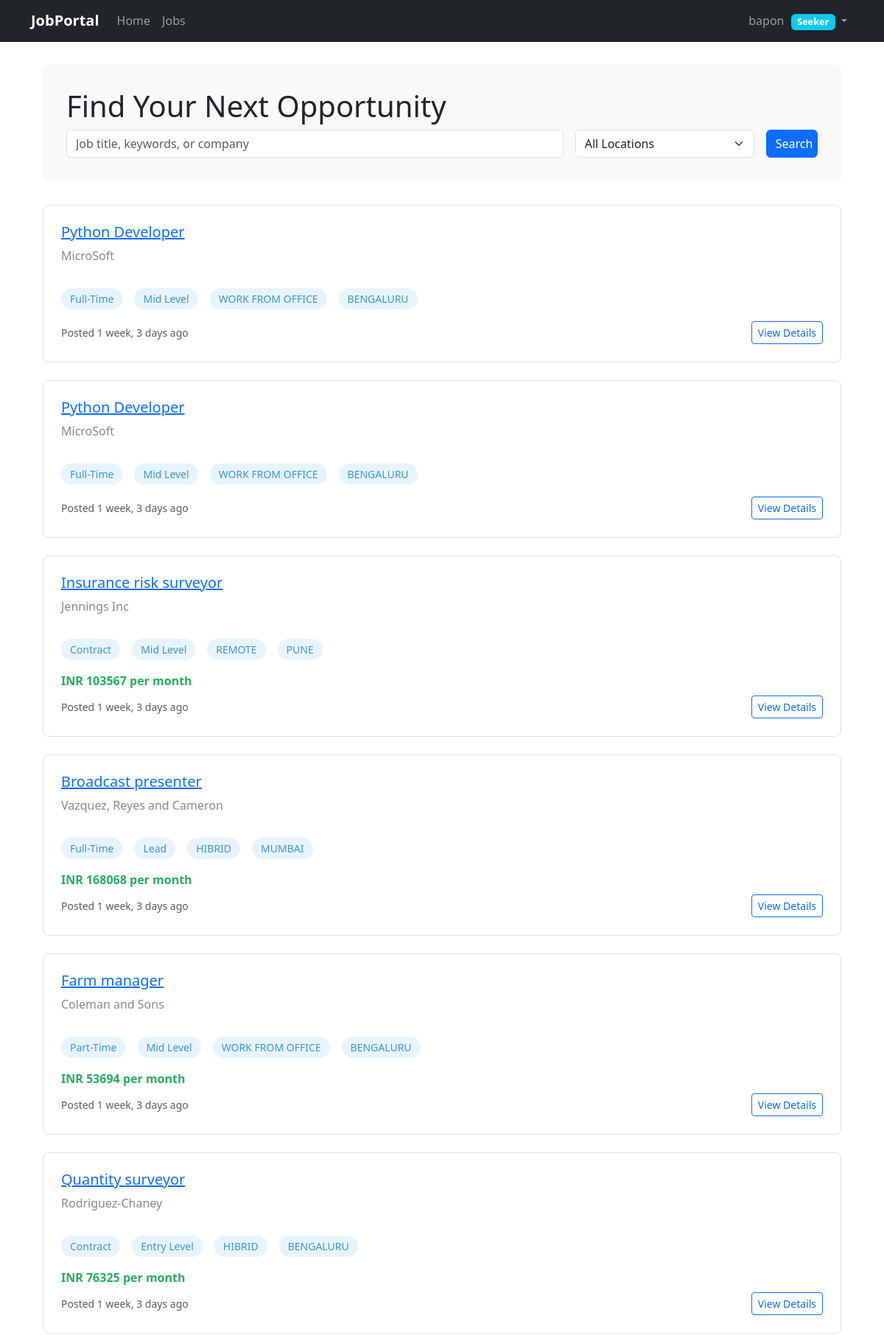
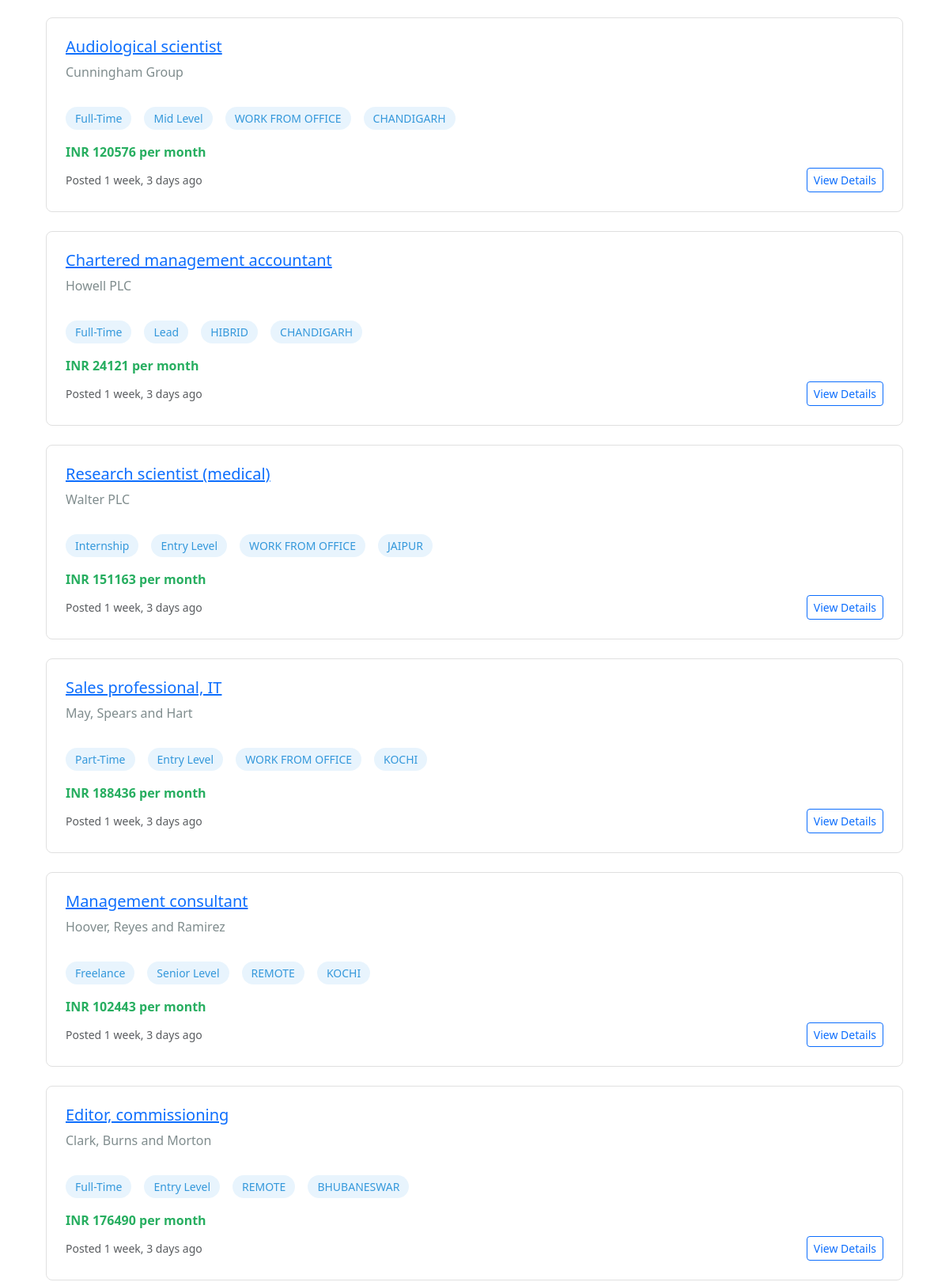
The app's page /jobs/ (signed in, upper part) with its own data (2 pictures, top to bottom).
### profiles/models.py (models this page shows)
class Profile(models.Model):
    class Role(models.TextChoices):
        poster='POSTER',_('Poster')
        seeker='SEEKER',_('Seeker')
    user=models.OneToOneField(User,on_delete=models.CASCADE,related_name='Profile')
    role=models.CharField(choices=Role.choices,default=Role.seeker)

### jobs/models.py (models this page shows, shortened)
class Job(models.Model):
    class ExperienceLevel(models.TextChoices):
        ENTRY = 'ENTRY', _('Entry Level')
        MID = 'MID', _('Mid Level')
        SENIOR = 'SENIOR', _('Senior Level')
        LEAD = 'LEAD', _('Lead')
        EXECUTIVE = 'EXEC', _('Executive')
    class Mode(models.TextChoices):
        REMOTE = 'REMOTE', _('Remote')
        HIBRID = 'HIBRID', _('Hibrid')
        WORK_FROM_OFFICE = 'WORK FROM OFFICE', _('Work From Office')
    company_name=models.CharField(max_length=150,default='MicroSoft')
    poster = models.ForeignKey(User, on_delete=models.CASCADE, related_name='posted_jobs')
    title = models.CharField(max_length=200)
    slug=AutoSlugField(populate_from="title",unique=True)
    description = models.TextField()
    requirements = models.TextField()
    location = models.CharField(max_length=100,choices=Location.choices,default=Location.BENGALURU)
    salary = models.DecimalField(max_digits=10, decimal_places=2, null=True, blank=True)
    salary_currency = models.CharField(max_length=3, default='INR')
    category = models.CharField(max_length=100,choices=JobCategory.choices,default=JobCategory.SOFTWARE_ENGINEERING)
    job_type = models.CharField(max_length=100,choices=JobType.choices,default=JobType.FULL_TIME)
    experience_level = models.CharField(
        max_length=30,
        choices=ExperienceLevel.choices,
        default=ExperienceLevel.MID
    )
    mode=models.CharField(max_length=100,choices=Mode.choices,default=Mode.WORK_FROM_OFFICE)
    application_deadline = models.DateField(null=True, blank=True)
    is_active = models.BooleanField(default=True)
    created_at = models.DateTimeField(auto_now_add=True)
    updated_at = models.DateTimeField(auto_now=True)
    class Meta:
        ordering = ['-created_at']
        indexes = [
            models.Index(fields=['-created_at']),
            models.Index(fields=['is_active']),
        ]

### jobs/views.py (the view)
# urls.py: path('',ListJobsView.as_view(),name='list'),
class ListJobsView(generic.ListView):
    model=Job
    template_name='job/job_list.html'

### templates/job/job_list.html (shortened to what this page needs)
{% extends 'base.html' %}
{% load static %}
{% block content %}
<div class="job-list-container">
    <div class="job-search-header">
        <h1>Find Your Next Opportunity</h1>
        <form method="get" class="row g-3">
            <div class="col-md-8">
                <input type="text" name="q" class="form-control" placeholder="Job title, keywords, or company" value="{{ request.GET.q }}">
            </div>
            <div class="col-md-3">
                <select name="location" class="form-select">
                    <option value="">All Locations</option>
                </select>
            </div>
            <div class="col-md-1">
                <button type="submit" class="btn btn-primary w-100">Search</button>
            </div>
        </form>
    </div>
    {% if job_list %}
        <div class="job-listings">
            {% for job in job_list %}
                <div class="job-card">
                    <div class="d-flex justify-content-between align-items-start">
                        <div>
                            <h2 class="job-title">
                                <a href="/jobs/{{job.slug}}/">{{ job.title }}</a>
                            </h2>
                            <p class="company-name">{{ job.company_name }}</p>
                        </div>
                    </div>
                    <div class="job-meta">
                        <span class="job-tag">{{ job.get_job_type_display }}</span>
                        <span class="job-tag">{{ job.get_experience_level_display }}</span>
                        {% if job.mode %}
                            <span class="job-tag">{{job.mode}}</span>
                        {% endif %}
                        {% if job.location %}
                            <span class="job-tag"> {{ job.location }}</span>
                        {% endif %}
                    </div>
                    {% if job.salary %}
                        <div class="job-salary">
                            {{ job.salary_currency }} {{ job.salary|floatformat:"0" }} per month
                        </div>
                    {% endif %}
                    <div class="d-flex justify-content-between align-items-center mt-2">
                        <small class="text-muted">Posted {{ job.created_at|timesince }} ago</small>
                        <a href="/jobs/{{job.slug}}" class="btn btn-sm btn-outline-primary">View Details</a>
                    </div>
                </div>
            {% endfor %}
        </div>
    {% endif %}
</div>
{% endblock %}

### templates/base.html (shortened to what this page needs)
<!DOCTYPE html>
<html lang="en">
<head>
    <link href="https://cdn.jsdelivr.net/npm/bootstrap@5.3.0/dist/css/bootstrap.min.css" rel="stylesheet">
</head>
<body>
    <nav class="navbar navbar-expand-lg navbar-dark bg-dark fixed-top">
        <div class="container">
            <a class="navbar-brand" href="{% url 'home' %}">JobPortal</a>
            <div class="collapse navbar-collapse" id="navbarNav">
                <ul class="navbar-nav me-auto">
                    <li class="nav-item">
                        <a class="nav-link" href="{% url 'home' %}">Home</a>
                    </li>
                    <li class="nav-item">
                        <a class="nav-link" href="{% url 'jobs:list' %}">Jobs</a>
                    </li>
                </ul>
                <ul class="navbar-nav">
                    {% if user.is_authenticated %}
                        <li class="nav-item dropdown">
                            <a class="nav-link dropdown-toggle" href="#" id="navbarDropdown" role="button" data-bs-toggle="dropdown">
                                {% if user.first_name %}
                                    {{ user.first_name }} {{ user.last_name }}
                                {% else %}
                                    {{ user.username }}
                                {% endif %}
                                <span class="badge bg-info role-badge">
                                    {{ user.Profile.get_role_display }}
                                </span>
                            </a>
                        </li>
                    {% endif %}
                </ul>
            </div>
        </div>
    </nav>
    <div class="container mt-4">
        {% block content %}{% endblock %}
    </div>
</body>
</html>

### templates/base.html (style rules this page uses)
body { padding-top: 56px; }
.navbar-brand { font-weight: bold; }
.role-badge { font-size: 0.8rem; vertical-align: middle; margin-left: 5px; }

### templates/job/job_list.html (style rules this page uses)
.job-list-container { max-width: 1200px; margin: 2rem auto; padding: 0 1rem; }
.job-search-header { background-color: #f8f9fa; padding: 2rem; border-radius: 8px; margin-bottom: 2rem; }
.job-card { border: 1px solid #e0e0e0; border-radius: 8px; padding: 1.5rem; margin-bottom: 1.5rem; transition: all 0.3s ease; }
.job-title { color: #2c3e50; font-size: 1.25rem; margin-bottom: 0.5rem; }
.company-name { color: #7f8c8d; font-weight: 500; }
.job-meta { display: flex; gap: 1rem; margin: 1rem 0; flex-wrap: wrap; }
.job-tag { background-color: #e8f4fd; color: #3498db; padding: 0.25rem 0.75rem; border-radius: 50px; font-size: 0.875rem; }
.job-salary { font-weight: 600; color: #27ae60; }

### records on screen
Job: title "Python Developer", company_name "MicroSoft", job_type "Full-Time", experience_level "Mid Level", mode "WORK FROM OFFICE", location "BENGALURU", created_at "1 week, 3 days"
Job: title "Python Developer", company_name "MicroSoft", job_type "Full-Time", experience_level "Mid Level", mode "WORK FROM OFFICE", location "BENGALURU", created_at "1 week, 3 days"
Job: title "Insurance risk surveyor", company_name "Jennings Inc", job_type "Contract", experience_level "Mid Level", mode "REMOTE", location "PUNE", salary_currency "INR", salary "103567", created_at "1 week, 3 days"
Job: title "Broadcast presenter", company_name "Vazquez, Reyes and Cameron", job_type "Full-Time", experience_level "Lead", mode "HIBRID", location "MUMBAI", salary_currency "INR", salary "168068", created_at "1 week, 3 days"
Job: title "Farm manager", company_name "Coleman and Sons", job_type "Part-Time", experience_level "Mid Level", mode "WORK FROM OFFICE", location "BENGALURU", salary_currency "INR", salary "53694", created_at "1 week, 3 days"
Job: title "Quantity surveyor", company_name "Rodriguez-Chaney", job_type "Contract", experience_level "Entry Level", mode "HIBRID", location "BENGALURU", salary_currency "INR", salary "76325", created_at "1 week, 3 days"
Job: title "Audiological scientist", company_name "Cunningham Group", job_type "Full-Time", experience_level "Mid Level", mode "WORK FROM OFFICE", location "CHANDIGARH", salary_currency "INR", salary "120576", created_at "1 week, 3 days"
Job: title "Chartered management accountant", company_name "Howell PLC", job_type "Full-Time", experience_level "Lead", mode "HIBRID", location "CHANDIGARH", salary_currency "INR", salary "24121", created_at "1 week, 3 days"
Job: title "Research scientist (medical)", company_name "Walter PLC", job_type "Internship", experience_level "Entry Level", mode "WORK FROM OFFICE", location "JAIPUR", salary_currency "INR", salary "151163", created_at "1 week, 3 days"
Job: title "Sales professional, IT", company_name "May, Spears and Hart", job_type "Part-Time", experience_level "Entry Level", mode "WORK FROM OFFICE", location "KOCHI", salary_currency "INR", salary "188436", created_at "1 week, 3 days"
Job: title "Management consultant", company_name "Hoover, Reyes and Ramirez", job_type "Freelance", experience_level "Senior Level", mode "REMOTE", location "KOCHI", salary_currency "INR", salary "102443", created_at "1 week, 3 days"
Job: title "Editor, commissioning", company_name "Clark, Burns and Morton", job_type "Full-Time", experience_level "Entry Level", mode "REMOTE", location "BHUBANESWAR", salary_currency "INR", salary "176490", created_at "1 week, 3 days"

### other values on screen
{{ user.username }} "bapon"
{{ user.Profile.get_role_display }} "Seeker"
